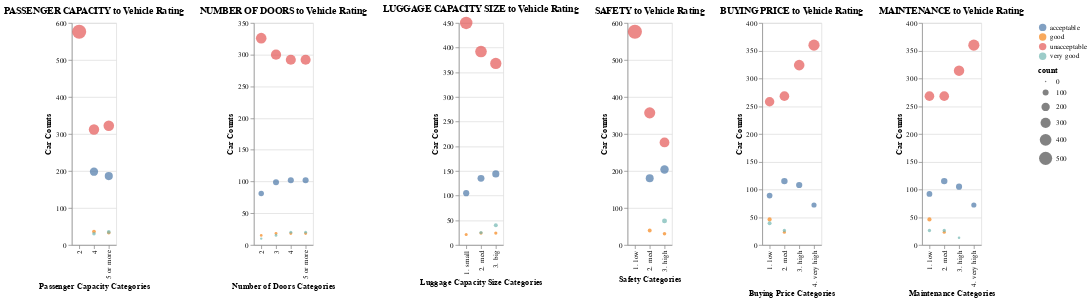

Write notebook code for a chart like this one.
### Code cell
viz_list[3] | viz_list[2]  | viz_list[4] | viz_list[5] | viz_list[0] | viz_list[1]

### Figure 1 — Vega-Lite specification as saved in the notebook (floating-point values rounded to 4 significant figures)
{"config": {"view": {"continuousWidth": 300, "continuousHeight": 300}}, "hconcat": [{"data": {"name": "data-d1e2b4514568ddcc2bb9f4d45bb55c92"}, "mark": {"type": "circle"}, "encoding": {"color": {"field": "target", "title": "", "type": "nominal"}, "size": {"field": "count", "type": "quantitative"}, "x": {"field": "Passenger Capacity", "title": "Passenger Capacity Categories", "type": "nominal"}, "y": {"field": "count", "title": "Car Counts", "type": "quantitative"}}, "title": {"text": "PASSENGER CAPACITY to Vehicle Rating", "anchor": "middle"}}, {"data": {"name": "data-ac829a53085f7fc661a2176d3f225d6b"}, "mark": {"type": "circle"}, "encoding": {"color": {"field": "target", "title": "", "type": "nominal"}, "size": {"field": "count", "type": "quantitative"}, "x": {"field": "Number of Doors", "title": "Number of Doors Categories", "type": "nominal"}, "y": {"field": "count", "title": "Car Counts", "type": "quantitative"}}, "title": {"text": "NUMBER OF DOORS to Vehicle Rating", "anchor": "middle"}}, {"data": {"name": "data-8986ee7fc814e97e19b9f68d2bb3e324"}, "mark": {"type": "circle"}, "encoding": {"color": {"field": "target", "title": "", "type": "nominal"}, "size": {"field": "count", "type": "quantitative"}, "x": {"field": "Luggage Capacity Size", "title": "Luggage Capacity Size Categories", "type": "nominal"}, "y": {"field": "count", "title": "Car Counts", "type": "quantitative"}}, "title": {"text": "LUGGAGE CAPACITY SIZE to Vehicle Rating", "anchor": "middle"}}, {"data": {"name": "data-c084f218b164fa1e6c4cc6821e9d720f"}, "mark": {"type": "circle"}, "encoding": {"color": {"field": "target", "title": "", "type": "nominal"}, "size": {"field": "count", "type": "quantitative"}, "x": {"field": "Safety", "title": "Safety Categories", "type": "nominal"}, "y": {"field": "count", "title": "Car Counts", "type": "quantitative"}}, "title": {"text": "SAFETY to Vehicle Rating", "anchor": "middle"}}, {"data": {"name": "data-04bafc5a0c0de6f3d3d5ad41ccd4c027"}, "mark": {"type": "circle"}, "encoding": {"color": {"field": "target", "title": "", "type": "nominal"}, "size": {"field": "count", "type": "quantitative"}, "x": {"field": "Buying Price", "title": "Buying Price Categories", "type": "nominal"}, "y": {"field": "count", "title": "Car Counts", "type": "quantitative"}}, "title": {"text": "BUYING PRICE to Vehicle Rating", "anchor": "middle"}}, {"data": {"name": "data-61344d0e34e8bef4ebf14cbd676e09fe"}, "mark": {"type": "circle"}, "encoding": {"color": {"field": "target", "title": "", "type": "nominal"}, "size": {"field": "count", "type": "quantitative"}, "x": {"field": "Maintenance", "title": "Maintenance Categories", "type": "nominal"}, "y": {"field": "count", "title": "Car Counts", "type": "quantitative"}}, "title": {"text": "MAINTENANCE to Vehicle Rating", "anchor": "middle"}}], "$schema": "https://vega.github.io/schema/vega-lite/v5.16.3.json", "datasets": {"data-d1e2b4514568ddcc2bb9f4d45bb55c92": [{"Passenger Capacity": "2", "target": "unacceptable", "count": 576}, {"Passenger Capacity": "4", "target": "acceptable", "count": 198}, {"Passenger Capacity": "4", "target": "good", "count": 36}, {"Passenger Capacity": "4", "target": "unacceptable", "count": 312}, {"Passenger Capacity": "4", "target": "very good", "count": 30}, {"Passenger Capacity": "5 or more", "target": "acceptable", "count": 186}, {"Passenger Capacity": "5 or more", "target": "good", "count": 33}, {"Passenger Capacity": "5 or more", "target": "unacceptable", "count": 322}, {"Passenger Capacity": "5 or more", "target": "very good", "count": 35}], "data-ac829a53085f7fc661a2176d3f225d6b": [{"Number of Doors": "2", "target": "acceptable", "count": 81}, {"Number of Doors": "2", "target": "good", "count": 15}, {"Number of Doors": "2", "target": "unacceptable", "count": 326}, {"Number of Doors": "2", "target": "very good", "count": 10}, {"Number of Doors": "3", "target": "acceptable", "count": 99}, {"Number of Doors": "3", "target": "good", "count": 18}, {"Number of Doors": "3", "target": "unacceptable", "count": 300}, {"Number of Doors": "3", "target": "very good", "count": 15}, {"Number of Doors": "4", "target": "acceptable", "count": 102}, {"Number of Doors": "4", "target": "good", "count": 18}, {"Number of Doors": "4", "target": "unacceptable", "count": 292}, {"Number of Doors": "4", "target": "very good", "count": 20}, {"Number of Doors": "5 or more", "target": "acceptable", "count": 102}, {"Number of Doors": "5 or more", "target": "good", "count": 18}, {"Number of Doors": "5 or more", "target": "unacceptable", "count": 292}, {"Number of Doors": "5 or more", "target": "very good", "count": 20}], "data-8986ee7fc814e97e19b9f68d2bb3e324": [{"Luggage Capacity Size": "1. small", "target": "acceptable", "count": 105}, {"Luggage Capacity Size": "1. small", "target": "good", "count": 21}, {"Luggage Capacity Size": "1. small", "target": "unacceptable", "count": 450}, {"Luggage Capacity Size": "2. med", "target": "acceptable", "count": 135}, {"Luggage Capacity Size": "2. med", "target": "good", "count": 24}, {"Luggage Capacity Size": "2. med", "target": "unacceptable", "count": 392}, {"Luggage Capacity Size": "2. med", "target": "very good", "count": 25}, {"Luggage Capacity Size": "3. big", "target": "acceptable", "count": 144}, {"Luggage Capacity Size": "3. big", "target": "good", "count": 24}, {"Luggage Capacity Size": "3. big", "target": "unacceptable", "count": 368}, {"Luggage Capacity Size": "3. big", "target": "very good", "count": 40}], "data-c084f218b164fa1e6c4cc6821e9d720f": [{"Safety": "1. low", "target": "unacceptable", "count": 576}, {"Safety": "2. med", "target": "acceptable", "count": 180}, {"Safety": "2. med", "target": "good", "count": 39}, {"Safety": "2. med", "target": "unacceptable", "count": 357}, {"Safety": "3. high", "target": "acceptable", "count": 204}, {"Safety": "3. high", "target": "good", "count": 30}, {"Safety": "3. high", "target": "unacceptable", "count": 277}, {"Safety": "3. high", "target": "very good", "count": 65}], "data-04bafc5a0c0de6f3d3d5ad41ccd4c027": [{"Buying Price": "1. low", "target": "acceptable", "count": 89}, {"Buying Price": "1. low", "target": "good", "count": 46}, {"Buying Price": "1. low", "target": "unacceptable", "count": 258}, {"Buying Price": "1. low", "target": "very good", "count": 39}, {"Buying Price": "2. med", "target": "acceptable", "count": 115}, {"Buying Price": "2. med", "target": "good", "count": 23}, {"Buying Price": "2. med", "target": "unacceptable", "count": 268}, {"Buying Price": "2. med", "target": "very good", "count": 26}, {"Buying Price": "3. high", "target": "acceptable", "count": 108}, {"Buying Price": "3. high", "target": "unacceptable", "count": 324}, {"Buying Price": "4. very high", "target": "acceptable", "count": 72}, {"Buying Price": "4. very high", "target": "unacceptable", "count": 360}], "data-61344d0e34e8bef4ebf14cbd676e09fe": [{"Maintenance": "1. low", "target": "acceptable", "count": 92}, {"Maintenance": "1. low", "target": "good", "count": 46}, {"Maintenance": "1. low", "target": "unacceptable", "count": 268}, {"Maintenance": "1. low", "target": "very good", "count": 26}, {"Maintenance": "2. med", "target": "acceptable", "count": 115}, {"Maintenance": "2. med", "target": "good", "count": 23}, {"Maintenance": "2. med", "target": "unacceptable", "count": 268}, {"Maintenance": "2. med", "target": "very good", "count": 26}, {"Maintenance": "3. high", "target": "acceptable", "count": 105}, {"Maintenance": "3. high", "target": "unacceptable", "count": 314}, {"Maintenance": "3. high", "target": "very good", "count": 13}, {"Maintenance": "4. very high", "target": "acceptable", "count": 72}, {"Maintenance": "4. very high", "target": "unacceptable", "count": 360}]}}
